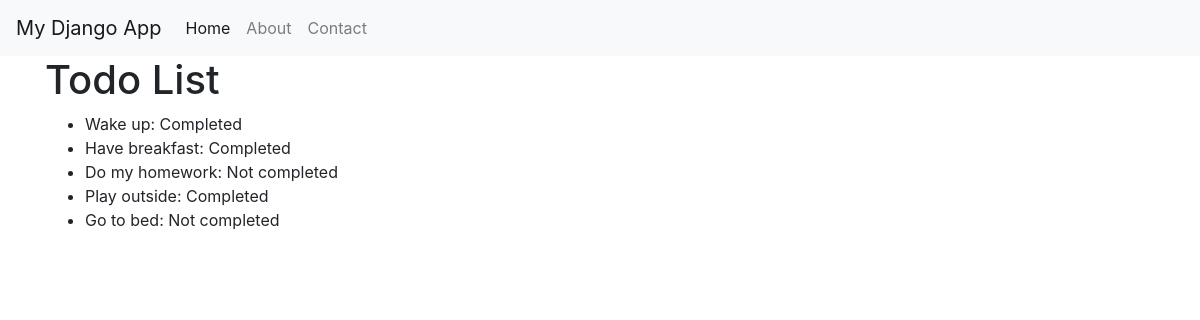
The page /todos/ on the database its author committed.
### myapp/models.py (models this page shows)
class TodoItem(models.Model):
    title = models.CharField(max_length=200)
    completed = models.BooleanField(default=False)

### myapp/views.py (the view)
# urls.py: path("todos/", views.todos, name="Todos")
def todos(request):
    items = TodoItem.objects.all()
    return render(request, "todos.html", {"todos": items})

### myapp/templates/todos.html
{% extends "base.html" %} {% block content %}
<h1>Todo List</h1>
<ul>
    {% for todo in todos %}
    <li>
        {{ todo.title }}: {% if todo.completed %}Completed{% else %}Not completed{% endif %}
    </li>
    {% endfor %}
</ul>
{% endblock %}

### myapp/templates/base.html (shortened to what this page needs)
<!DOCTYPE html>
<html lang="en">
  <head>
    <link rel="stylesheet" href="https://stackpath.bootstrapcdn.com/bootstrap/4.3.1/css/bootstrap.min.css"  rel="stylesheet" />
  </head>
  <body>
    <nav class="navbar navbar-expand-lg navbar-light bg-light">
      <a class="navbar-brand" href="#">My Django App</a>
      <div class="collapse navbar-collapse" id="navbarNav">
        <ul class="navbar-nav">
          <li class="nav-item active">
            <a class="nav-link" href="#">Home</a>
          </li>
          <li class="nav-item">
            <a class="nav-link" href="#">About</a>
          </li>
          <li class="nav-item">
            <a class="nav-link" href="#">Contact</a>
          </li>
        </ul>
      </div>
    </nav>
    <div class="container">{% block content %} {% endblock %}</div>
  </body>
</html>

### rows shown on the page
TodoItem: title "Wake up", completed "Completed"
TodoItem: title "Have breakfast", completed "Completed"
TodoItem: title "Do my homework", completed "Not completed"
TodoItem: title "Play outside", completed "Completed"
TodoItem: title "Go to bed", completed "Not completed"
